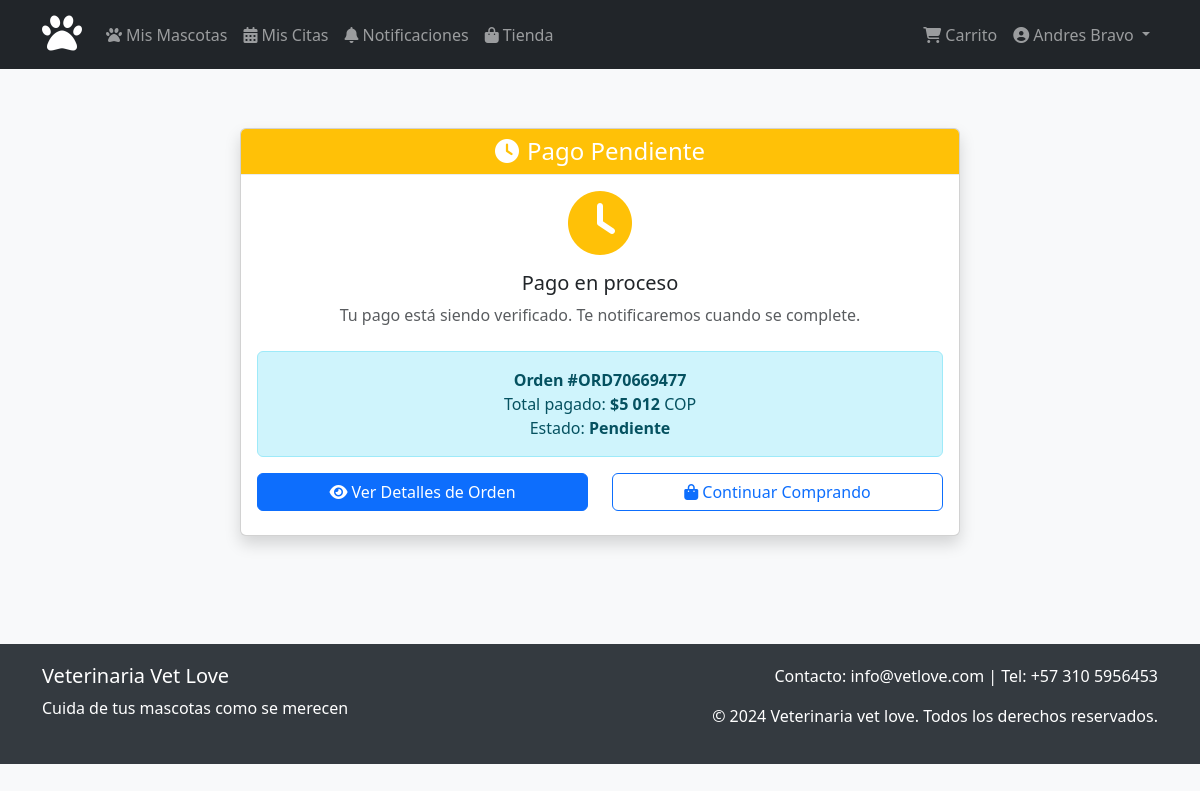
Screenshot of /tienda/pago/respuesta/ORD70669477/ (signed in) with the database file from the repository.
### tienda/models.py (models this page shows, shortened)
class Orden(models.Model):
    ESTADO_ORDEN = [
        ('pendiente', 'Pendiente'),
        ('confirmada', 'Confirmada'),
        ('en_proceso', 'En Proceso'),
        ('enviada', 'Enviada'),
        ('entregada', 'Entregada'),
        ('cancelada', 'Cancelada'),
    ]
    usuario = models.ForeignKey(User, on_delete=models.CASCADE, related_name='ordenes')
    numero_orden = models.CharField(max_length=20, unique=True)
    estado = models.CharField(max_length=20, choices=ESTADO_ORDEN, default='pendiente')
    subtotal = models.DecimalField(max_digits=10, decimal_places=2)
    impuesto = models.DecimalField(max_digits=10, decimal_places=2, default=0)
    total = models.DecimalField(max_digits=10, decimal_places=2)
    direccion_envio = models.TextField()
    notas = models.TextField(blank=True)
    fecha_creacion = models.DateTimeField(auto_now_add=True)
    fecha_actualizacion = models.DateTimeField(auto_now=True)
    class Meta:
        verbose_name = 'Orden'
        verbose_name_plural = 'Órdenes'
        ordering = ['-fecha_creacion']

### clientes/decorators.py (the view)
        def _wrapped_view(request, *args, **kwargs):
            if not request.user.is_authenticated:
                messages.warning(request, 'Debes iniciar sesión para acceder a esta página.')
                return redirect('login')
            return view_func(request, *args, **kwargs)

### tienda/views.py (called while the page is built)
def respuesta_pago(request, numero_orden):
    try:
        orden = Orden.objects.get(numero_orden=numero_orden, usuario=request.user)
    except Orden.DoesNotExist:
        messages.error(request, 'Orden no encontrada.')
        return redirect('tienda:mis_ordenes')
    context = {
        'orden': orden,
    }
    return render(request, 'tienda/respuesta_pago.html', context)

### tienda/templates/tienda/respuesta_pago.html (shortened to what this page needs)
{% extends 'base.html' %}
{% load static %}
{% block content %}
<div class="container py-5">
    <div class="row justify-content-center">
        <div class="col-md-8">
            <div class="card shadow">
                <div class="card-header text-center {% if orden.estado == 'confirmada' %}bg-success{% elif orden.estado == 'cancelada' %}bg-danger{% else %}bg-warning{% endif %} text-white">
                    <h4 class="mb-0">
                        {% if orden.estado == 'confirmada' %}
                        <i class="fas fa-check-circle me-2"></i>Pago Exitoso
                        {% elif orden.estado == 'cancelada' %}
                        <i class="fas fa-times-circle me-2"></i>Pago Rechazado
                        {% else %}
                        <i class="fas fa-clock me-2"></i>Pago Pendiente
                        {% endif %}
                    </h4>
                </div>
                <div class="card-body text-center">
                    {% if orden.estado == 'confirmada' %}
                    <div class="mb-4">
                        <i class="fas fa-check-circle fa-4x text-success mb-3"></i>
                        <h5>¡Pago procesado exitosamente!</h5>
                        <p class="text-muted">Tu orden ha sido confirmada y está siendo preparada.</p>
                    </div>
                    {% elif orden.estado == 'cancelada' %}
                    <div class="mb-4">
                        <i class="fas fa-times-circle fa-4x text-danger mb-3"></i>
                        <h5>Pago rechazado</h5>
                        <p class="text-muted">El pago no pudo ser procesado. Por favor, intenta nuevamente.</p>
                    </div>
                    {% else %}
                    <div class="mb-4">
                        <i class="fas fa-clock fa-4x text-warning mb-3"></i>
                        <h5>Pago en proceso</h5>
                        <p class="text-muted">Tu pago está siendo verificado. Te notificaremos cuando se complete.</p>
                    </div>
                    {% endif %}
                    <div class="alert alert-info">
                        <strong>Orden #{{ orden.numero_orden }}</strong><br>
                        Total pagado: <strong>${{ orden.total|floatformat:0 }}</strong> COP<br>
                        Estado: <strong>{{ orden.get_estado_display }}</strong>
                    </div>
                    <div class="row">
                        <div class="col-md-6">
                            <a href="{% url 'tienda:detalle_orden' orden.numero_orden %}" class="btn btn-primary w-100 mb-2">
                                <i class="fas fa-eye me-1"></i>Ver Detalles de Orden
                            </a>
                        </div>
                        <div class="col-md-6">
                            {% if orden.estado == 'cancelada' %}
                            <a href="{% url 'tienda:checkout' %}" class="btn btn-outline-primary w-100 mb-2">
                                <i class="fas fa-redo me-1"></i>Intentar de Nuevo
                            </a>
                            {% else %}
                            <a href="{% url 'tienda:lista_productos' %}" class="btn btn-outline-primary w-100 mb-2">
                                <i class="fas fa-shopping-bag me-1"></i>Continuar Comprando
                            </a>
                            {% endif %}
                        </div>
                    </div>
                </div>
            </div>
        </div>
    </div>
</div>
{% endblock %}

### templates/base.html (shortened to what this page needs)
{% load static %}
<!DOCTYPE html>
<html lang="es">
<head>
    <link href="https://cdn.jsdelivr.net/npm/bootstrap@5.3.0/dist/css/bootstrap.min.css" rel="stylesheet">
    <link rel="stylesheet" href="https://cdnjs.cloudflare.com/ajax/libs/font-awesome/6.4.0/css/all.min.css">
    <link rel="stylesheet" href="{% static 'css/base.css' %}">
</head>
<body>
    <nav class="navbar navbar-expand-lg navbar-dark {% if user.is_staff %}admin-nav{% else %}bg-dark{% endif %} fixed-top">
        <div class="container">
           <a class="navbar-brand" href="{% url 'home' %}">
                <i class="fas fa-paw fa-2x"></i>
           </a>
            <div class="collapse navbar-collapse" id="navbarNav">
                <ul class="navbar-nav me-auto">
                    {% if user.is_staff %}
                    <li class="nav-item">
                        <a class="nav-link" href="{% url 'admin:clientes_cliente_changelist' %}">
                            <i class="fas fa-users me-1"></i>Clientes
                        </a>
                    </li>
                    <li class="nav-item">
                        <a class="nav-link" href="{% url 'admin:mascotas_mascota_changelist' %}">
                            <i class="fas fa-paw me-1"></i>Mascotas
                        </a>
                    </li>
                    <li class="nav-item">
                        <a class="nav-link" href="{% url 'admin:citas_cita_changelist' %}">
                            <i class="fas fa-calendar-alt me-1"></i>Citas
                        </a>
                    </li>
                    <li class="nav-item">
                        <a class="nav-link" href="{% url 'admin:tienda_producto_changelist' %}">
                            <i class="fas fa-shopping-bag me-1"></i>Tienda
                        </a>
                    </li>
                    {% else %}
                    <li class="nav-item">
                        <a class="nav-link" href="{% url 'mascotas:lista_mascotas' %}">
                            <i class="fas fa-paw me-1"></i>Mis Mascotas
                        </a>
                    </li>
                    <li class="nav-item">
                        <a class="nav-link" href="{% url 'citas:mis_citas' %}">
                            <i class="fas fa-calendar-alt me-1"></i>Mis Citas
                        </a>
                    </li>
                    <li class="nav-item">
                        <a class="nav-link position-relative" href="{% url 'notificaciones:lista' %}">
                            <i class="fas fa-bell me-1"></i>Notificaciones
                        </a>
                    </li>
                    <li class="nav-item">
                        <a class="nav-link" href="{% url 'tienda:lista_productos' %}">
                            <i class="fas fa-shopping-bag me-1"></i>Tienda
                        </a>
                    </li>
                    {% endif %}
                </ul>
                <ul class="navbar-nav">
                    {% if user.is_authenticated %}
                    {% if not user.is_staff %}
                    <li class="nav-item">
                        <a class="nav-link position-relative" href="{% url 'tienda:ver_carrito' %}">
                            <i class="fas fa-shopping-cart me-1"></i>Carrito
                        </a>
                    </li>
                    {% endif %}
                    <li class="nav-item dropdown">
                        <a class="nav-link dropdown-toggle" href="#" id="navbarDropdown" role="button" data-bs-toggle="dropdown">
                            <i class="fas fa-user-circle me-1"></i>{{ user.get_full_name|default:user.username }}
                        </a>
                    </li>
                    {% else %}
                    <li class="nav-item">
                        <a class="nav-link" href="{% url 'login' %}">
                            <i class="fas fa-sign-in-alt me-1"></i>Iniciar Sesión
                        </a>
                    </li>
                    {% endif %}
                </ul>
            </div>
        </div>
    </nav>
    <main class="container mt-4">
        {% block content %}
        {% endblock %}
    </main>
    <footer class="footer">
        <div class="container">
            <div class="row">
                <div class="col-md-6">
                    <h5>Veterinaria Vet Love</h5>
                    <p>Cuida de tus mascotas como se merecen</p>
                </div>
                <div class="col-md-6 text-md-end">
                    <p>Contacto: info@vetlove.com | Tel: +57 310 5956453</p>
                    <p>&copy; 2024 Veterinaria vet love. Todos los derechos reservados.</p>
                </div>
            </div>
        </div>
    </footer>
</body>
</html>

### static/css/base.css (style rules this page uses)
body { background-color: #f8f9fa; padding-top: 56px; }
.navbar-brand { font-weight: bold; }
.footer { background-color: #343a40; color: white; padding: 20px 0; margin-top: 40px; }
.card { box-shadow: 0 4px 6px rgba(0, 0, 0, 0.1); margin-bottom: 20px; }
.card-header { background-color: #f8f9fa; border-bottom: 1px solid #e9ecef; }

### rows the page displays
Orden: numero_orden "ORD70669477", total "5 012", estado "Pendiente"

### other values shown
{{ user.get_full_name|default:user.username }} "Andres Bravo"
